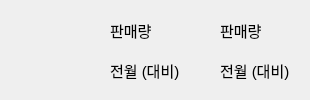
   <widget class="QWidget" name="page_22">
    <widget class="QLabel" name="lexusOnMonth">
     <property name="geometry">
      <rect>
       <x>220</x>
       <y>60</y>
       <width>81</width>
       <height>20</height>
      </rect>
     </property>
     <property name="font">
      <font>
       <pointsize>11</pointsize>
      </font>
     </property>
     <property name="text">
      <string>전월 (대비)</string>
     </property>
    </widget>
    <widget class="QLabel" name="lexusSales">
     <property name="geometry">
      <rect>
       <x>220</x>
       <y>20</y>
       <width>51</width>
       <height>20</height>
      </rect>
     </property>
     <property name="font">
      <font>
       <pointsize>11</pointsize>
      </font>
     </property>
     <property name="text">
      <string>판매량</string>
     </property>
    </widget>
    <widget class="QLabel" name="ds_11">
     <property name="geometry">
      <rect>
       <x>110</x>
       <y>20</y>
       <width>51</width>
       <height>20</height>
      </rect>
     </property>
     <property name="font">
      <font>
       <pointsize>11</pointsize>
      </font>
     </property>
     <property name="text">
      <string>판매량</string>
     </property>
    </widget>
    <widget class="QLabel" name="label_26">
     <property name="geometry">
      <rect>
       <x>110</x>
       <y>60</y>
       <width>81</width>
       <height>20</height>
      </rect>
     </property>
     <property name="font">
      <font>
       <pointsize>11</pointsize>
      </font>
     </property>
     <property name="text">
      <string>전월 (대비)</string>
     </property>
    </widget>
    <widget class="QLabel" name="label_27">
     <property name="geometry">
      <rect>
       <x>10</x>
       <y>10</y>
       <width>101</width>
       <height>81</height>
      </rect>
     </property>
     <property name="styleSheet">
      <string notr="true">border-image: url(:/resources/lexus.png);</string>
     </property>
     <property name="text">
      <string/>
     </property>
    </widget>
   </widget>
